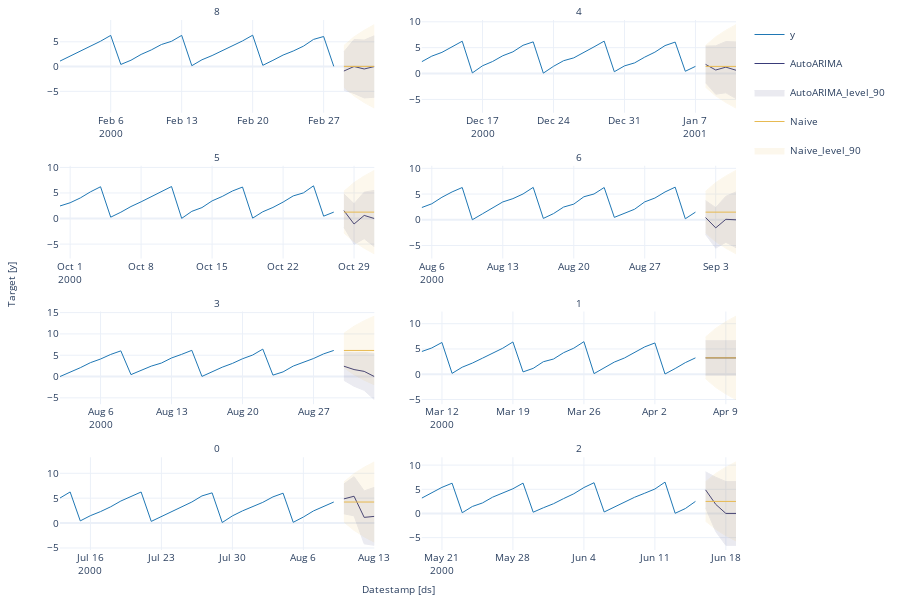

The code cell stored with this chart in its notebook:
### Code cell
#| hide
fcst.plot(panel_df, fcsts_df, models=['AutoARIMA', 'Naive'], max_insample_length=28)

### Figure 1 — Plotly figure (JSON) as saved in the notebook; plotly's stock layout.template omitted (floating-point values rounded to 4 significant figures)
{"data": [{"legendgroup": "y", "line": {"color": "#1f77b4", "width": 1}, "mode": "lines", "name": "y", "showlegend": true, "type": "scatter", "x": ["2000-02-01T00:00:00", "2000-02-02T00:00:00", "2000-02-03T00:00:00", "2000-02-04T00:00:00", "2000-02-05T00:00:00", "2000-02-06T00:00:00", "2000-02-07T00:00:00", "2000-02-08T00:00:00", "2000-02-09T00:00:00", "2000-02-10T00:00:00", "2000-02-11T00:00:00", "2000-02-12T00:00:00", "2000-02-13T00:00:00", "2000-02-14T00:00:00", "2000-02-15T00:00:00", "2000-02-16T00:00:00", "2000-02-17T00:00:00", "2000-02-18T00:00:00", "2000-02-19T00:00:00", "2000-02-20T00:00:00", "2000-02-21T00:00:00", "2000-02-22T00:00:00", "2000-02-23T00:00:00", "2000-02-24T00:00:00", "2000-02-25T00:00:00", "2000-02-26T00:00:00", "2000-02-27T00:00:00", "2000-02-28T00:00:00"], "xaxis": "x", "y": [1.111, 2.092, 3.239, 4.178, 5.12, 6.291, 0.4281, 1.278, 2.453, 3.358, 4.45, 5.101, 6.294, 0.1773, 1.372, 2.225, 3.206, 4.071, 5.177, 6.334, 0.2544, 1.26, 2.324, 3.138, 4.11, 5.484, 6.069, 0.0405], "yaxis": "y"}, {"legendgroup": "y", "line": {"color": "#1f77b4", "width": 1}, "mode": "lines", "name": "y", "showlegend": false, "type": "scatter", "x": ["2000-12-11T00:00:00", "2000-12-12T00:00:00", "2000-12-13T00:00:00", "2000-12-14T00:00:00", "2000-12-15T00:00:00", "2000-12-16T00:00:00", "2000-12-17T00:00:00", "2000-12-18T00:00:00", "2000-12-19T00:00:00", "2000-12-20T00:00:00", "2000-12-21T00:00:00", "2000-12-22T00:00:00", "2000-12-23T00:00:00", "2000-12-24T00:00:00", "2000-12-25T00:00:00", "2000-12-26T00:00:00", "2000-12-27T00:00:00", "2000-12-28T00:00:00", "2000-12-29T00:00:00", "2000-12-30T00:00:00", "2000-12-31T00:00:00", "2001-01-01T00:00:00", "2001-01-02T00:00:00", "2001-01-03T00:00:00", "2001-01-04T00:00:00", "2001-01-05T00:00:00", "2001-01-06T00:00:00", "2001-01-07T00:00:00"], "xaxis": "x2", "y": [2.281, 3.365, 4.096, 5.206, 6.249, 0.1218, 1.499, 2.336, 3.442, 4.196, 5.462, 6.126, 0.07894, 1.393, 2.487, 3.031, 4.05, 5.159, 6.263, 0.3521, 1.478, 2.059, 3.178, 4.133, 5.404, 6.082, 0.4384, 1.387], "yaxis": "y2"}, {"legendgroup": "y", "line": {"color": "#1f77b4", "width": 1}, "mode": "lines", "name": "y", "showlegend": false, "type": "scatter", "x": ["2000-09-30T00:00:00", "2000-10-01T00:00:00", "2000-10-02T00:00:00", "2000-10-03T00:00:00", "2000-10-04T00:00:00", "2000-10-05T00:00:00", "2000-10-06T00:00:00", "2000-10-07T00:00:00", "2000-10-08T00:00:00", "2000-10-09T00:00:00", "2000-10-10T00:00:00", "2000-10-11T00:00:00", "2000-10-12T00:00:00", "2000-10-13T00:00:00", "2000-10-14T00:00:00", "2000-10-15T00:00:00", "2000-10-16T00:00:00", "2000-10-17T00:00:00", "2000-10-18T00:00:00", "2000-10-19T00:00:00", "2000-10-20T00:00:00", "2000-10-21T00:00:00", "2000-10-22T00:00:00", "2000-10-23T00:00:00", "2000-10-24T00:00:00", "2000-10-25T00:00:00", "2000-10-26T00:00:00", "2000-10-27T00:00:00"], "xaxis": "x3", "y": [2.459, 3.085, 4.02, 5.215, 6.216, 0.2656, 1.235, 2.349, 3.271, 4.271, 5.334, 6.261, 0.03107, 1.406, 2.143, 3.451, 4.321, 5.382, 6.156, 0.07805, 1.326, 2.169, 3.215, 4.425, 5.011, 6.397, 0.4621, 1.253], "yaxis": "y3"}, {"legendgroup": "y", "line": {"color": "#1f77b4", "width": 1}, "mode": "lines", "name": "y", "showlegend": false, "type": "scatter", "x": ["2000-08-05T00:00:00", "2000-08-06T00:00:00", "2000-08-07T00:00:00", "2000-08-08T00:00:00", "2000-08-09T00:00:00", "2000-08-10T00:00:00", "2000-08-11T00:00:00", "2000-08-12T00:00:00", "2000-08-13T00:00:00", "2000-08-14T00:00:00", "2000-08-15T00:00:00", "2000-08-16T00:00:00", "2000-08-17T00:00:00", "2000-08-18T00:00:00", "2000-08-19T00:00:00", "2000-08-20T00:00:00", "2000-08-21T00:00:00", "2000-08-22T00:00:00", "2000-08-23T00:00:00", "2000-08-24T00:00:00", "2000-08-25T00:00:00", "2000-08-26T00:00:00", "2000-08-27T00:00:00", "2000-08-28T00:00:00", "2000-08-29T00:00:00", "2000-08-30T00:00:00", "2000-08-31T00:00:00", "2000-09-01T00:00:00"], "xaxis": "x4", "y": [2.377, 3.113, 4.376, 5.418, 6.271, 0.0137, 1.165, 2.296, 3.469, 4.109, 5.022, 6.298, 0.2705, 1.203, 2.477, 3.042, 4.476, 5.017, 6.269, 0.4728, 1.231, 2.055, 3.484, 4.226, 5.408, 6.341, 0.2029, 1.491], "yaxis": "y4"}, {"legendgroup": "y", "line": {"color": "#1f77b4", "width": 1}, "mode": "lines", "name": "y", "showlegend": false, "type": "scatter", "x": ["2000-08-02T00:00:00", "2000-08-03T00:00:00", "2000-08-04T00:00:00", "2000-08-05T00:00:00", "2000-08-06T00:00:00", "2000-08-07T00:00:00", "2000-08-08T00:00:00", "2000-08-09T00:00:00", "2000-08-10T00:00:00", "2000-08-11T00:00:00", "2000-08-12T00:00:00", "2000-08-13T00:00:00", "2000-08-14T00:00:00", "2000-08-15T00:00:00", "2000-08-16T00:00:00", "2000-08-17T00:00:00", "2000-08-18T00:00:00", "2000-08-19T00:00:00", "2000-08-20T00:00:00", "2000-08-21T00:00:00", "2000-08-22T00:00:00", "2000-08-23T00:00:00", "2000-08-24T00:00:00", "2000-08-25T00:00:00", "2000-08-26T00:00:00", "2000-08-27T00:00:00", "2000-08-28T00:00:00", "2000-08-29T00:00:00"], "xaxis": "x5", "y": [0.004345, 1.012, 2.072, 3.257, 4.111, 5.185, 6.028, 0.4556, 1.442, 2.449, 3.166, 4.356, 5.213, 6.151, 0.03521, 1.211, 2.194, 3.08, 4.175, 5.048, 6.436, 0.3338, 1.096, 2.459, 3.29, 4.228, 5.321, 6.127], "yaxis": "y5"}, {"legendgroup": "y", "line": {"color": "#1f77b4", "width": 1}, "mode": "lines", "name": "y", "showlegend": false, "type": "scatter", "x": ["2000-03-10T00:00:00", "2000-03-11T00:00:00", "2000-03-12T00:00:00", "2000-03-13T00:00:00", "2000-03-14T00:00:00", "2000-03-15T00:00:00", "2000-03-16T00:00:00", "2000-03-17T00:00:00", "2000-03-18T00:00:00", "2000-03-19T00:00:00", "2000-03-20T00:00:00", "2000-03-21T00:00:00", "2000-03-22T00:00:00", "2000-03-23T00:00:00", "2000-03-24T00:00:00", "2000-03-25T00:00:00", "2000-03-26T00:00:00", "2000-03-27T00:00:00", "2000-03-28T00:00:00", "2000-03-29T00:00:00", "2000-03-30T00:00:00", "2000-03-31T00:00:00", "2000-04-01T00:00:00", "2000-04-02T00:00:00", "2000-04-03T00:00:00", "2000-04-04T00:00:00", "2000-04-05T00:00:00", "2000-04-06T00:00:00"], "xaxis": "x6", "y": [4.49, 5.203, 6.285, 0.1718, 1.394, 2.206, 3.18, 4.2, 5.151, 6.388, 0.4631, 1.163, 2.476, 3.007, 4.267, 5.152, 6.441, 0.1253, 1.339, 2.405, 3.216, 4.376, 5.415, 6.19, 0.04827, 1.128, 2.296, 3.238], "yaxis": "y6"}, {"legendgroup": "y", "line": {"color": "#1f77b4", "width": 1}, "mode": "lines", "name": "y", "showlegend": false, "type": "scatter", "x": ["2000-07-13T00:00:00", "2000-07-14T00:00:00", "2000-07-15T00:00:00", "2000-07-16T00:00:00", "2000-07-17T00:00:00", "2000-07-18T00:00:00", "2000-07-19T00:00:00", "2000-07-20T00:00:00", "2000-07-21T00:00:00", "2000-07-22T00:00:00", "2000-07-23T00:00:00", "2000-07-24T00:00:00", "2000-07-25T00:00:00", "2000-07-26T00:00:00", "2000-07-27T00:00:00", "2000-07-28T00:00:00", "2000-07-29T00:00:00", "2000-07-30T00:00:00", "2000-07-31T00:00:00", "2000-08-01T00:00:00", "2000-08-02T00:00:00", "2000-08-03T00:00:00", "2000-08-04T00:00:00", "2000-08-05T00:00:00", "2000-08-06T00:00:00", "2000-08-07T00:00:00", "2000-08-08T00:00:00", "2000-08-09T00:00:00"], "xaxis": "x7", "y": [5.028, 6.244, 0.4405, 1.488, 2.309, 3.271, 4.427, 5.372, 6.239, 0.3385, 1.304, 2.357, 3.235, 4.228, 5.453, 6.069, 0.1146, 1.441, 2.452, 3.323, 4.162, 5.26, 6.0, 0.1559, 1.213, 2.443, 3.34, 4.228], "yaxis": "y7"}, {"legendgroup": "y", "line": {"color": "#1f77b4", "width": 1}, "mode": "lines", "name": "y", "showlegend": false, "type": "scatter", "x": ["2000-05-19T00:00:00", "2000-05-20T00:00:00", "2000-05-21T00:00:00", "2000-05-22T00:00:00", "2000-05-23T00:00:00", "2000-05-24T00:00:00", "2000-05-25T00:00:00", "2000-05-26T00:00:00", "2000-05-27T00:00:00", "2000-05-28T00:00:00", "2000-05-29T00:00:00", "2000-05-30T00:00:00", "2000-05-31T00:00:00", "2000-06-01T00:00:00", "2000-06-02T00:00:00", "2000-06-03T00:00:00", "2000-06-04T00:00:00", "2000-06-05T00:00:00", "2000-06-06T00:00:00", "2000-06-07T00:00:00", "2000-06-08T00:00:00", "2000-06-09T00:00:00", "2000-06-10T00:00:00", "2000-06-11T00:00:00", "2000-06-12T00:00:00", "2000-06-13T00:00:00", "2000-06-14T00:00:00", "2000-06-15T00:00:00"], "xaxis": "x8", "y": [3.162, 4.34, 5.398, 6.252, 0.1481, 1.443, 2.176, 3.369, 4.278, 5.101, 6.274, 0.2598, 1.174, 2.012, 3.074, 4.066, 5.354, 6.355, 0.3059, 1.336, 2.224, 3.348, 4.189, 5.05, 6.48, 0.03622, 1.01, 2.49], "yaxis": "y8"}, {"legendgroup": "AutoARIMA", "line": {"color": "#393b79", "width": 1}, "mode": "lines", "name": "AutoARIMA", "showlegend": true, "type": "scatter", "x": ["2000-02-29T00:00:00", "2000-03-01T00:00:00", "2000-03-02T00:00:00", "2000-03-03T00:00:00"], "xaxis": "x", "y": [-0.8951, 0.01778, -0.4875, 0.007351], "yaxis": "y"}, {"fill": "toself", "fillcolor": "#393b79", "legendgroup": "AutoARIMA_level_90", "line": {"color": "#393b79", "width": 1}, "mode": "lines", "name": "AutoARIMA_level_90", "opacity": 0.1, "showlegend": true, "type": "scatter", "x": ["2000-02-29T00:00:00.000000000", "2000-03-01T00:00:00.000000000", "2000-03-02T00:00:00.000000000", "2000-03-03T00:00:00.000000000", "2000-03-03T00:00:00.000000000", "2000-03-02T00:00:00.000000000", "2000-03-01T00:00:00.000000000", "2000-02-29T00:00:00.000000000"], "xaxis": "x", "y": [2.972, 5.457, 5.352, 6.211, -6.197, -6.327, -5.422, -4.762], "yaxis": "y"}, {"legendgroup": "Naive", "line": {"color": "#e7ba52", "width": 1}, "mode": "lines", "name": "Naive", "showlegend": true, "type": "scatter", "x": ["2000-02-29T00:00:00", "2000-03-01T00:00:00", "2000-03-02T00:00:00", "2000-03-03T00:00:00"], "xaxis": "x", "y": [0.0405, 0.0405, 0.0405, 0.0405], "yaxis": "y"}, {"fill": "toself", "fillcolor": "#e7ba52", "legendgroup": "Naive_level_90", "line": {"color": "#e7ba52", "width": 1}, "mode": "lines", "name": "Naive_level_90", "opacity": 0.1, "showlegend": true, "type": "scatter", "x": ["2000-02-29T00:00:00.000000000", "2000-03-01T00:00:00.000000000", "2000-03-02T00:00:00.000000000", "2000-03-03T00:00:00.000000000", "2000-03-03T00:00:00.000000000", "2000-03-02T00:00:00.000000000", "2000-03-01T00:00:00.000000000", "2000-02-29T00:00:00.000000000"], "xaxis": "x", "y": [4.253, 5.998, 7.337, 8.466, -8.385, -7.256, -5.917, -4.172], "yaxis": "y"}, {"legendgroup": "AutoARIMA", "line": {"color": "#393b79", "width": 1}, "mode": "lines", "name": "AutoARIMA", "showlegend": false, "type": "scatter", "x": ["2001-01-08T00:00:00", "2001-01-09T00:00:00", "2001-01-10T00:00:00", "2001-01-11T00:00:00"], "xaxis": "x2", "y": [1.771, 0.6798, 1.236, 0.639], "yaxis": "y2"}, {"fill": "toself", "fillcolor": "#393b79", "legendgroup": "AutoARIMA_level_90", "line": {"color": "#393b79", "width": 1}, "mode": "lines", "name": "AutoARIMA_level_90", "opacity": 0.1, "showlegend": false, "type": "scatter", "x": ["2001-01-08T00:00:00.000000000", "2001-01-09T00:00:00.000000000", "2001-01-10T00:00:00.000000000", "2001-01-11T00:00:00.000000000", "2001-01-11T00:00:00.000000000", "2001-01-10T00:00:00.000000000", "2001-01-09T00:00:00.000000000", "2001-01-08T00:00:00.000000000"], "xaxis": "x2", "y": [5.311, 5.353, 6.194, 6.118, -4.839, -3.721, -3.993, -1.77], "yaxis": "y2"}, {"legendgroup": "Naive", "line": {"color": "#e7ba52", "width": 1}, "mode": "lines", "name": "Naive", "showlegend": false, "type": "scatter", "x": ["2001-01-08T00:00:00", "2001-01-09T00:00:00", "2001-01-10T00:00:00", "2001-01-11T00:00:00"], "xaxis": "x2", "y": [1.387, 1.387, 1.387, 1.387], "yaxis": "y2"}, {"fill": "toself", "fillcolor": "#e7ba52", "legendgroup": "Naive_level_90", "line": {"color": "#e7ba52", "width": 1}, "mode": "lines", "name": "Naive_level_90", "opacity": 0.1, "showlegend": false, "type": "scatter", "x": ["2001-01-08T00:00:00.000000000", "2001-01-09T00:00:00.000000000", "2001-01-10T00:00:00.000000000", "2001-01-11T00:00:00.000000000", "2001-01-11T00:00:00.000000000", "2001-01-10T00:00:00.000000000", "2001-01-09T00:00:00.000000000", "2001-01-08T00:00:00.000000000"], "xaxis": "x2", "y": [5.42, 7.091, 8.373, 9.454, -6.68, -5.599, -4.317, -2.647], "yaxis": "y2"}, {"legendgroup": "AutoARIMA", "line": {"color": "#393b79", "width": 1}, "mode": "lines", "name": "AutoARIMA", "showlegend": false, "type": "scatter", "x": ["2000-10-28T00:00:00", "2000-10-29T00:00:00", "2000-10-30T00:00:00", "2000-10-31T00:00:00"], "xaxis": "x3", "y": [1.545, -1.07, 0.6109, 0], "yaxis": "y3"}, {"fill": "toself", "fillcolor": "#393b79", "legendgroup": "AutoARIMA_level_90", "line": {"color": "#393b79", "width": 1}, "mode": "lines", "name": "AutoARIMA_level_90", "opacity": 0.1, "showlegend": false, "type": "scatter", "x": ["2000-10-28T00:00:00.000000000", "2000-10-29T00:00:00.000000000", "2000-10-30T00:00:00.000000000", "2000-10-31T00:00:00.000000000", "2000-10-31T00:00:00.000000000", "2000-10-30T00:00:00.000000000", "2000-10-29T00:00:00.000000000", "2000-10-28T00:00:00.000000000"], "xaxis": "x3", "y": [4.797, 2.89, 5.156, 5.5, -5.5, -3.934, -5.03, -1.706], "yaxis": "y3"}, {"legendgroup": "Naive", "line": {"color": "#e7ba52", "width": 1}, "mode": "lines", "name": "Naive", "showlegend": false, "type": "scatter", "x": ["2000-10-28T00:00:00", "2000-10-29T00:00:00", "2000-10-30T00:00:00", "2000-10-31T00:00:00"], "xaxis": "x3", "y": [1.253, 1.253, 1.253, 1.253], "yaxis": "y3"}, {"fill": "toself", "fillcolor": "#e7ba52", "legendgroup": "Naive_level_90", "line": {"color": "#e7ba52", "width": 1}, "mode": "lines", "name": "Naive_level_90", "opacity": 0.1, "showlegend": false, "type": "scatter", "x": ["2000-10-28T00:00:00.000000000", "2000-10-29T00:00:00.000000000", "2000-10-30T00:00:00.000000000", "2000-10-31T00:00:00.000000000", "2000-10-31T00:00:00.000000000", "2000-10-30T00:00:00.000000000", "2000-10-29T00:00:00.000000000", "2000-10-28T00:00:00.000000000"], "xaxis": "x3", "y": [5.336, 7.027, 8.325, 9.419, -6.913, -5.819, -4.521, -2.83], "yaxis": "y3"}, {"legendgroup": "AutoARIMA", "line": {"color": "#393b79", "width": 1}, "mode": "lines", "name": "AutoARIMA", "showlegend": false, "type": "scatter", "x": ["2000-09-02T00:00:00", "2000-09-03T00:00:00", "2000-09-04T00:00:00", "2000-09-05T00:00:00"], "xaxis": "x4", "y": [0.4357, -1.568, 0.09745, 0], "yaxis": "y4"}, {"fill": "toself", "fillcolor": "#393b79", "legendgroup": "AutoARIMA_level_90", "line": {"color": "#393b79", "width": 1}, "mode": "lines", "name": "AutoARIMA_level_90", "opacity": 0.1, "showlegend": false, "type": "scatter", "x": ["2000-09-02T00:00:00.000000000", "2000-09-03T00:00:00.000000000", "2000-09-04T00:00:00.000000000", "2000-09-05T00:00:00.000000000", "2000-09-05T00:00:00.000000000", "2000-09-04T00:00:00.000000000", "2000-09-03T00:00:00.000000000", "2000-09-02T00:00:00.000000000"], "xaxis": "x4", "y": [3.72, 2.373, 4.565, 5.417, -5.417, -4.37, -5.509, -2.849], "yaxis": "y4"}, {"legendgroup": "Naive", "line": {"color": "#e7ba52", "width": 1}, "mode": "lines", "name": "Naive", "showlegend": false, "type": "scatter", "x": ["2000-09-02T00:00:00", "2000-09-03T00:00:00", "2000-09-04T00:00:00", "2000-09-05T00:00:00"], "xaxis": "x4", "y": [1.491, 1.491, 1.491, 1.491], "yaxis": "y4"}, {"fill": "toself", "fillcolor": "#e7ba52", "legendgroup": "Naive_level_90", "line": {"color": "#e7ba52", "width": 1}, "mode": "lines", "name": "Naive_level_90", "opacity": 0.1, "showlegend": false, "type": "scatter", "x": ["2000-09-02T00:00:00.000000000", "2000-09-03T00:00:00.000000000", "2000-09-04T00:00:00.000000000", "2000-09-05T00:00:00.000000000", "2000-09-05T00:00:00.000000000", "2000-09-04T00:00:00.000000000", "2000-09-03T00:00:00.000000000", "2000-09-02T00:00:00.000000000"], "xaxis": "x4", "y": [5.545, 7.225, 8.513, 9.6, -6.617, -5.531, -4.242, -2.563], "yaxis": "y4"}, {"legendgroup": "AutoARIMA", "line": {"color": "#393b79", "width": 1}, "mode": "lines", "name": "AutoARIMA", "showlegend": false, "type": "scatter", "x": ["2000-08-30T00:00:00", "2000-08-31T00:00:00", "2000-09-01T00:00:00", "2000-09-02T00:00:00"], "xaxis": "x5", "y": [2.421, 1.644, 1.213, 0], "yaxis": "y5"}, {"fill": "toself", "fillcolor": "#393b79", "legendgroup": "AutoARIMA_level_90", "line": {"color": "#393b79", "width": 1}, "mode": "lines", "name": "AutoARIMA_level_90", "opacity": 0.1, "showlegend": false, "type": "scatter", "x": ["2000-08-30T00:00:00.000000000", "2000-08-31T00:00:00.000000000", "2000-09-01T00:00:00.000000000", "2000-09-02T00:00:00.000000000", "2000-09-02T00:00:00.000000000", "2000-09-01T00:00:00.000000000", "2000-08-31T00:00:00.000000000", "2000-08-30T00:00:00.000000000"], "xaxis": "x5", "y": [5.73, 5.561, 5.663, 5.409, -5.409, -3.238, -2.273, -0.8877], "yaxis": "y5"}, {"legendgroup": "Naive", "line": {"color": "#e7ba52", "width": 1}, "mode": "lines", "name": "Naive", "showlegend": false, "type": "scatter", "x": ["2000-08-30T00:00:00", "2000-08-31T00:00:00", "2000-09-01T00:00:00", "2000-09-02T00:00:00"], "xaxis": "x5", "y": [6.127, 6.127, 6.127, 6.127], "yaxis": "y5"}, {"fill": "toself", "fillcolor": "#e7ba52", "legendgroup": "Naive_level_90", "line": {"color": "#e7ba52", "width": 1}, "mode": "lines", "name": "Naive_level_90", "opacity": 0.1, "showlegend": false, "type": "scatter", "x": ["2000-08-30T00:00:00.000000000", "2000-08-31T00:00:00.000000000", "2000-09-01T00:00:00.000000000", "2000-09-02T00:00:00.000000000", "2000-09-02T00:00:00.000000000", "2000-09-01T00:00:00.000000000", "2000-08-31T00:00:00.000000000", "2000-08-30T00:00:00.000000000"], "xaxis": "x5", "y": [10.15, 11.82, 13.09, 14.17, -1.919, -0.841, 0.4377, 2.104], "yaxis": "y5"}, {"legendgroup": "AutoARIMA", "line": {"color": "#393b79", "width": 1}, "mode": "lines", "name": "AutoARIMA", "showlegend": false, "type": "scatter", "x": ["2000-04-07T00:00:00", "2000-04-08T00:00:00", "2000-04-09T00:00:00", "2000-04-10T00:00:00"], "xaxis": "x6", "y": [3.233, 3.233, 3.233, 3.233], "yaxis": "y6"}, {"fill": "toself", "fillcolor": "#393b79", "legendgroup": "AutoARIMA_level_90", "line": {"color": "#393b79", "width": 1}, "mode": "lines", "name": "AutoARIMA_level_90", "opacity": 0.1, "showlegend": false, "type": "scatter", "x": ["2000-04-07T00:00:00.000000000", "2000-04-08T00:00:00.000000000", "2000-04-09T00:00:00.000000000", "2000-04-10T00:00:00.000000000", "2000-04-10T00:00:00.000000000", "2000-04-09T00:00:00.000000000", "2000-04-08T00:00:00.000000000", "2000-04-07T00:00:00.000000000"], "xaxis": "x6", "y": [6.645, 6.645, 6.645, 6.645, -0.1799, -0.1799, -0.1799, -0.1799], "yaxis": "y6"}, {"legendgroup": "Naive", "line": {"color": "#e7ba52", "width": 1}, "mode": "lines", "name": "Naive", "showlegend": false, "type": "scatter", "x": ["2000-04-07T00:00:00", "2000-04-08T00:00:00", "2000-04-09T00:00:00", "2000-04-10T00:00:00"], "xaxis": "x6", "y": [3.238, 3.238, 3.238, 3.238], "yaxis": "y6"}, {"fill": "toself", "fillcolor": "#e7ba52", "legendgroup": "Naive_level_90", "line": {"color": "#e7ba52", "width": 1}, "mode": "lines", "name": "Naive_level_90", "opacity": 0.1, "showlegend": false, "type": "scatter", "x": ["2000-04-07T00:00:00.000000000", "2000-04-08T00:00:00.000000000", "2000-04-09T00:00:00.000000000", "2000-04-10T00:00:00.000000000", "2000-04-10T00:00:00.000000000", "2000-04-09T00:00:00.000000000", "2000-04-08T00:00:00.000000000", "2000-04-07T00:00:00.000000000"], "xaxis": "x6", "y": [7.367, 9.077, 10.39, 11.5, -5.019, -3.913, -2.601, -0.8905], "yaxis": "y6"}, {"legendgroup": "AutoARIMA", "line": {"color": "#393b79", "width": 1}, "mode": "lines", "name": "AutoARIMA", "showlegend": false, "type": "scatter", "x": ["2000-08-10T00:00:00", "2000-08-11T00:00:00", "2000-08-12T00:00:00", "2000-08-13T00:00:00"], "xaxis": "x7", "y": [4.858, 5.389, 1.143, 1.346], "yaxis": "y7"}, {"fill": "toself", "fillcolor": "#393b79", "legendgroup": "AutoARIMA_level_90", "line": {"color": "#393b79", "width": 1}, "mode": "lines", "name": "AutoARIMA_level_90", "opacity": 0.1, "showlegend": false, "type": "scatter", "x": ["2000-08-10T00:00:00.000000000", "2000-08-11T00:00:00.000000000", "2000-08-12T00:00:00.000000000", "2000-08-13T00:00:00.000000000", "2000-08-13T00:00:00.000000000", "2000-08-12T00:00:00.000000000", "2000-08-11T00:00:00.000000000", "2000-08-10T00:00:00.000000000"], "xaxis": "x7", "y": [7.861, 9.313, 6.453, 7.165, -4.473, -4.167, 1.466, 1.854], "yaxis": "y7"}, {"legendgroup": "Naive", "line": {"color": "#e7ba52", "width": 1}, "mode": "lines", "name": "Naive", "showlegend": false, "type": "scatter", "x": ["2000-08-10T00:00:00", "2000-08-11T00:00:00", "2000-08-12T00:00:00", "2000-08-13T00:00:00"], "xaxis": "x7", "y": [4.228, 4.228, 4.228, 4.228], "yaxis": "y7"}, {"fill": "toself", "fillcolor": "#e7ba52", "legendgroup": "Naive_level_90", "line": {"color": "#e7ba52", "width": 1}, "mode": "lines", "name": "Naive_level_90", "opacity": 0.1, "showlegend": false, "type": "scatter", "x": ["2000-08-10T00:00:00.000000000", "2000-08-11T00:00:00.000000000", "2000-08-12T00:00:00.000000000", "2000-08-13T00:00:00.000000000", "2000-08-13T00:00:00.000000000", "2000-08-12T00:00:00.000000000", "2000-08-11T00:00:00.000000000", "2000-08-10T00:00:00.000000000"], "xaxis": "x7", "y": [8.257, 9.925, 11.21, 12.29, -3.829, -2.749, -1.469, 0.1996], "yaxis": "y7"}, {"legendgroup": "AutoARIMA", "line": {"color": "#393b79", "width": 1}, "mode": "lines", "name": "AutoARIMA", "showlegend": false, "type": "scatter", "x": ["2000-06-16T00:00:00", "2000-06-17T00:00:00", "2000-06-18T00:00:00", "2000-06-19T00:00:00"], "xaxis": "x8", "y": [4.876, 1.881, 0, 0], "yaxis": "y8"}, {"fill": "toself", "fillcolor": "#393b79", "legendgroup": "AutoARIMA_level_90", "line": {"color": "#393b79", "width": 1}, "mode": "lines", "name": "AutoARIMA_level_90", "opacity": 0.1, "showlegend": false, "type": "scatter", "x": ["2000-06-16T00:00:00.000000000", "2000-06-17T00:00:00.000000000", "2000-06-18T00:00:00.000000000", "2000-06-19T00:00:00.000000000", "2000-06-19T00:00:00.000000000", "2000-06-18T00:00:00.000000000", "2000-06-17T00:00:00.000000000", "2000-06-16T00:00:00.000000000"], "xaxis": "x8", "y": [8.601, 7.496, 6.599, 6.599, -6.599, -6.599, -3.735, 1.151], "yaxis": "y8"}, {"legendgroup": "Naive", "line": {"color": "#e7ba52", "width": 1}, "mode": "lines", "name": "Naive", "showlegend": false, "type": "scatter", "x": ["2000-06-16T00:00:00", "2000-06-17T00:00:00", "2000-06-18T00:00:00", "2000-06-19T00:00:00"], "xaxis": "x8", "y": [2.49, 2.49, 2.49, 2.49], "yaxis": "y8"}, {"fill": "toself", "fillcolor": "#e7ba52", "legendgroup": "Naive_level_90", "line": {"color": "#e7ba52", "width": 1}, "mode": "lines", "name": "Naive_level_90", "opacity": 0.1, "showlegend": false, "type": "scatter", "x": ["2000-06-16T00:00:00.000000000", "2000-06-17T00:00:00.000000000", "2000-06-18T00:00:00.000000000", "2000-06-19T00:00:00.000000000", "2000-06-19T00:00:00.000000000", "2000-06-18T00:00:00.000000000", "2000-06-17T00:00:00.000000000", "2000-06-16T00:00:00.000000000"], "xaxis": "x8", "y": [6.576, 8.268, 9.567, 10.66, -5.682, -4.587, -3.289, -1.596], "yaxis": "y8"}], "layout": {"annotations": [{"font": {"size": 10}, "showarrow": false, "text": "8", "x": 0.2325, "xanchor": "center", "xref": "paper", "y": 1, "yanchor": "bottom", "yref": "paper"}, {"font": {"size": 10}, "showarrow": false, "text": "4", "x": 0.7675, "xanchor": "center", "xref": "paper", "y": 1, "yanchor": "bottom", "yref": "paper"}, {"font": {"size": 10}, "showarrow": false, "text": "5", "x": 0.2325, "xanchor": "center", "xref": "paper", "y": 0.725, "yanchor": "bottom", "yref": "paper"}, {"font": {"size": 10}, "showarrow": false, "text": "6", "x": 0.7675, "xanchor": "center", "xref": "paper", "y": 0.725, "yanchor": "bottom", "yref": "paper"}, {"font": {"size": 10}, "showarrow": false, "text": "3", "x": 0.2325, "xanchor": "center", "xref": "paper", "y": 0.45, "yanchor": "bottom", "yref": "paper"}, {"font": {"size": 10}, "showarrow": false, "text": "1", "x": 0.7675, "xanchor": "center", "xref": "paper", "y": 0.45, "yanchor": "bottom", "yref": "paper"}, {"font": {"size": 10}, "showarrow": false, "text": "0", "x": 0.2325, "xanchor": "center", "xref": "paper", "y": 0.175, "yanchor": "bottom", "yref": "paper"}, {"font": {"size": 10}, "showarrow": false, "text": "2", "x": 0.7675, "xanchor": "center", "xref": "paper", "y": 0.175, "yanchor": "bottom", "yref": "paper"}, {"font": {"size": 10}, "showarrow": false, "text": "Datestamp [ds]", "x": 0.5, "xanchor": "center", "xref": "paper", "y": 0, "yanchor": "top", "yref": "paper", "yshift": -30}, {"font": {"size": 10}, "showarrow": false, "text": "Target [y]", "textangle": -90, "x": 0, "xanchor": "right", "xref": "paper", "xshift": -40, "y": 0.5, "yanchor": "middle", "yref": "paper"}], "autosize": true, "font": {"size": 10}, "height": 600, "margin": {"b": 50, "l": 60, "r": 10, "t": 20}, "xaxis": {"anchor": "y", "domain": [0, 0.465], "showticklabels": true, "visible": true}, "xaxis2": {"anchor": "y2", "domain": [0.535, 1.0], "showticklabels": true, "visible": true}, "xaxis3": {"anchor": "y3", "domain": [0, 0.465], "showticklabels": true, "visible": true}, "xaxis4": {"anchor": "y4", "domain": [0.535, 1.0], "showticklabels": true, "visible": true}, "xaxis5": {"anchor": "y5", "domain": [0, 0.465], "showticklabels": true, "visible": true}, "xaxis6": {"anchor": "y6", "domain": [0.535, 1.0], "showticklabels": true, "visible": true}, "xaxis7": {"anchor": "y7", "domain": [0, 0.465], "showticklabels": true, "visible": true}, "xaxis8": {"anchor": "y8", "domain": [0.535, 1.0], "showticklabels": true, "visible": true}, "yaxis": {"anchor": "x", "domain": [0.825, 1]}, "yaxis2": {"anchor": "x2", "domain": [0.825, 1]}, "yaxis3": {"anchor": "x3", "domain": [0.55, 0.725]}, "yaxis4": {"anchor": "x4", "domain": [0.55, 0.725]}, "yaxis5": {"anchor": "x5", "domain": [0.275, 0.45]}, "yaxis6": {"anchor": "x6", "domain": [0.275, 0.45]}, "yaxis7": {"anchor": "x7", "domain": [0, 0.175]}, "yaxis8": {"anchor": "x8", "domain": [0, 0.175]}}}
